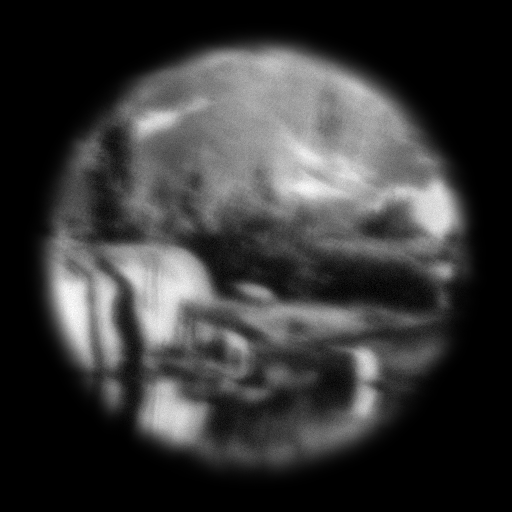
%> input picture matlab-tip/inputs/mountain/0.tif, 512 x 512 px; its folder holds 5 pictures in this run
$ octave matlab_tip.m   (GNU Octave 9; MATLAB toolbox functions it lacks are replaced by stand-ins)
%> lines starting %> are read from the running program, lines starting %| are printed output that depends on the picture
### matlab-tip/ift.m
function result = ift(a)
    A = ifftshift(ifft2(ifftshift(a)));
    r = sum(sum(abs(a))) .^ 2 ./ sum(sum(abs(A))) .^ 2;
    result = r * A;
end

### matlab-tip/matlab_tip.m
%% TIP Algorithm
% Matlab Version 1.0
% Dean Wilding, Oleg Soloviev (c) 2016-17
% Available freely under the terms of GNU GPL


%% Initialization
clear all;

% Algorithm Parameters
N = 512;
M = 512;
D = 4;
nIter = 10;
psf_size = 15;
compression = 1;
eps = 1e-15;

% Load images
z = zeros(N,M,D);
for d=0:D-1
    img = im2double(imread(sprintf('./inputs/mountain/%d.tif',d)));
%> img: size 512x512 double; min 0, max 62002, mean 13638.9; mean of the top-left, top-right, bottom-left and bottom-right quarters 12837, 18343.1, 14836.5, 8538.9
    img = img ./ sum(sum(img));
    z(:,:,d+1) = img;
end

% Apply "compression"
z_copy = z;
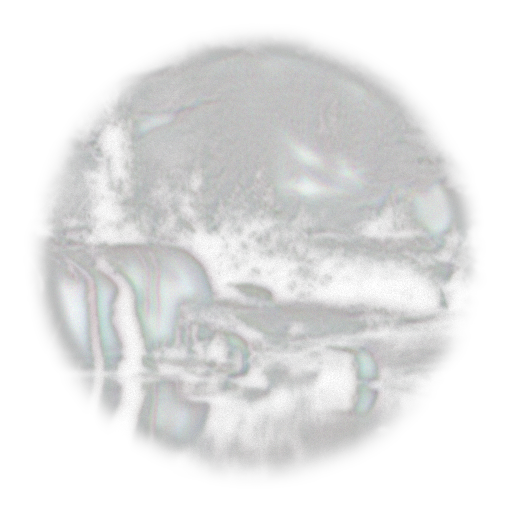
%> z_copy: size 512x512x4 double; mean R, G, B, A 3.81e-06, 3.81e-06, 3.81e-06, 3.81e-06; transparent parts drawn white
z = z(uint64(N/2-N/2/compression)+1:uint64(N/2+N/2/compression),uint64(M/2-M/2/compression)+1:uint64(M/2+M/2/compression),:);

N = uint64(N / compression);
M = uint64(M / compression);

% Load object
obj = im2double(imread('./inputs/mountain/object.tif'));
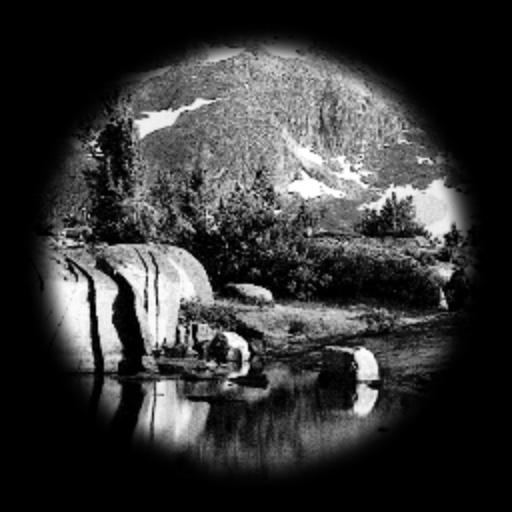
%> input picture matlab-tip/inputs/mountain/object.tif, 512 x 512 px
%> obj: size 512x512 double; min 0, max 255, mean 54.1; mean of the top-left, top-right, bottom-left and bottom-right quarters 50.5, 73.4, 59.5, 33.3
obj = obj ./ sum(sum(obj));

% Spatial grid
x = linspace(-1.0,1.0,N);
y = linspace(-1.0,1.0,M);
[X,Y] = meshgrid(x,y);
RHO = sqrt(X.^2+Y.^2);

% Create basis functions (these may be saved to disk)
mask = (RHO < (double(psf_size) / double(N))) .* ones(N,M);
K = uint64(sum(sum(mask)));

A = zeros(M * N, K);
for i=1:K
    f = zeros(N, M);
    [maxX, idxX] = max(mask);
    [maxY, idxY] = max(maxX);
    px = idxX(idxY);
    py = idxY;
    f(px, py) = 1;
    mask(px, py) = 0;
    F = ift(f);
    A(:, i) = reshape(F,M * N,1);
end
%> (the run ends here)
